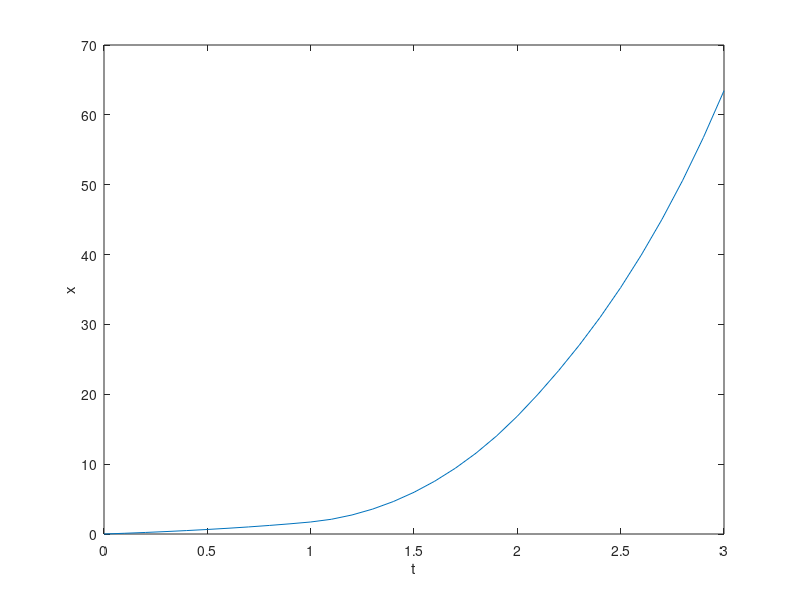

Source code (MATLAB):

%---------------------------------
%
%Example solve  x''- x = c
%
%where c=1  for 0<=t<1
%      c=20 for 1<=t<2
%  c=3  for 2<=t<=3
%
%IC  x = 0, t = 0
%    x'= 1, t = 0
%


%--------------------
function  ode45_with_piecwise()

t            = 0:0.1:3;   % time scale
initial_x    = 0;
initial_dxdt = 1;

[t,x] = ode45( @rhs, t, [initial_x initial_dxdt] );

plot(t,x(:,1));
xlabel('t'); ylabel('x');

end

%--------------------
%ode45 rhs
function dxdt=rhs(t,x)
  dxdt_1 = x(2);
  dxdt_2 = x(1)+ 1*((0<=t)&(t<1)) + 20*((1<=t)&(t<=2))+ 3*((2<=t)&(t<=3));
  dxdt   = [dxdt_1; dxdt_2];
end

